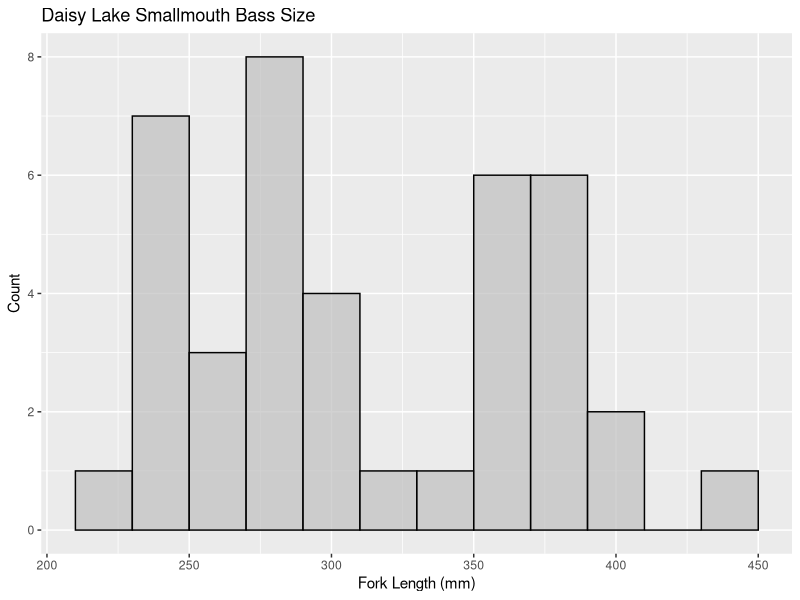
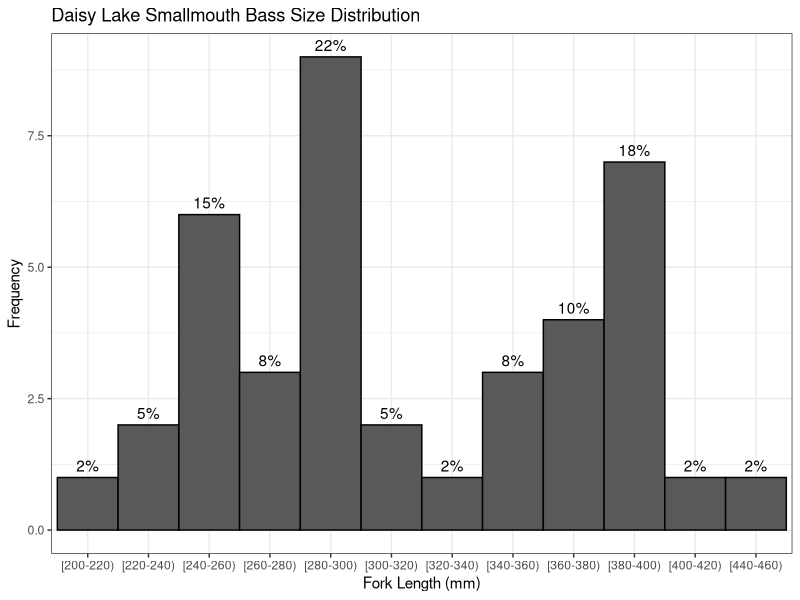
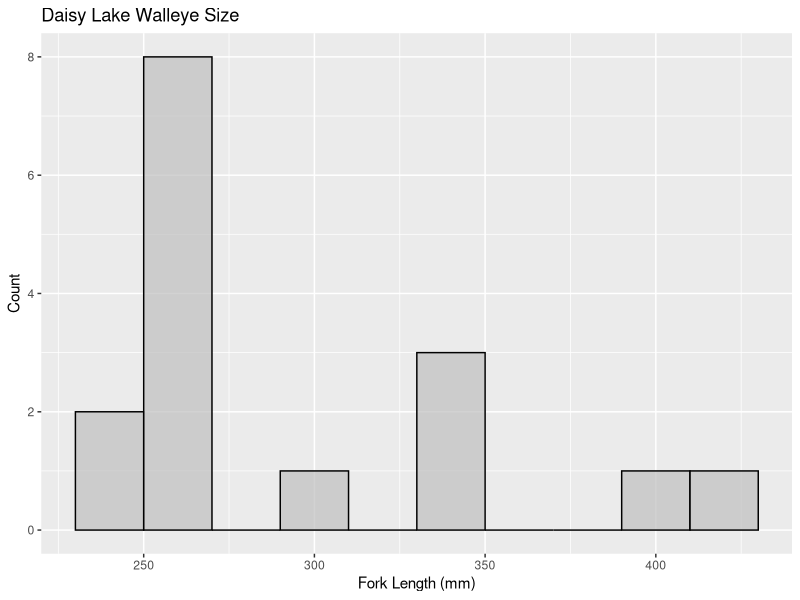
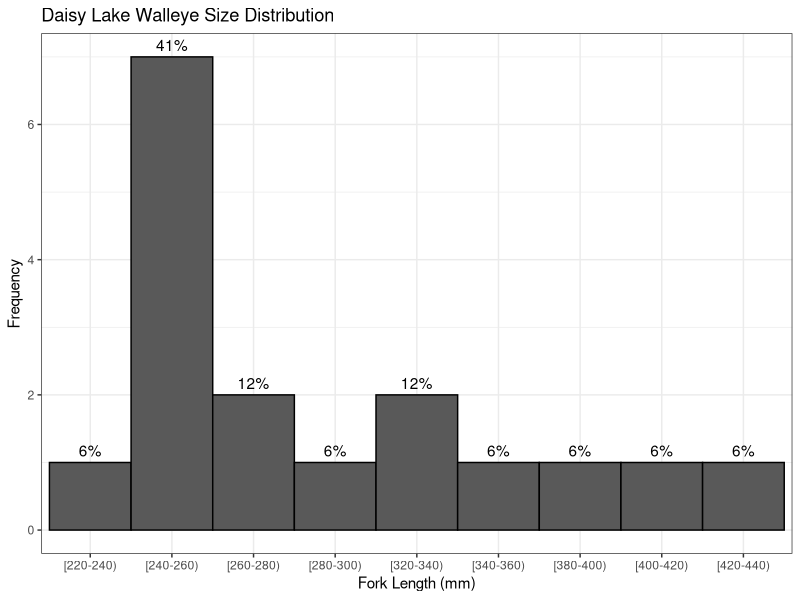

Source code (R) for these figures, in order:
## ---- chunk 1
knitr::opts_chunk$set(echo = TRUE)
## ---- chunk 2
library(tidyverse)
library(readr)

data <- read_csv("../data/studylakes_catchdata.csv")
data <- data[c(-20,-21,-22)]

## ---- chunk 3

largefish <- subset(data, data$FLEN>200)

## ---- chunk 4

daisylarge <- subset(largefish, largefish$FK_Survey_ID == "14")

##Subset by species w/ more than 10 samples - aka where we have to select on the gradient
#Smallmouth Bass
daisy_smb <- subset(daisylarge, daisylarge$`Species code` == "316")

#BINNING#
smb_breaks <- c(200, 220, 240, 260, 280, 300, 320, 340, 360, 380, 400, 420, 440, 460)
# specify interval/bin labels
smb_tags <- c("[200-220)","[220-240)", "[240-260)", "[260-280)", "[280-300)", "[300-320)","[320-340)", "[340-360)","[360-380)", "[380-400)", "[400-420)", "[420-440)", "[440-460)")
smb_group_tags <- cut(daisy_smb$FLEN, 
                  breaks=smb_breaks, 
                  include.lowest=TRUE, 
                  right=FALSE, 
                  labels=smb_tags)
v <- daisy_smb %>% select(FLEN, `Fish #`) #pick the variable 
smb_bin <- as_tibble(v) %>% 
  mutate(tag = case_when(
    FLEN < 220 ~ smb_tags[1],
    FLEN >= 220 & FLEN < 240 ~ smb_tags[2],
    FLEN >= 240 & FLEN < 260 ~ smb_tags[3],
    FLEN >= 260 & FLEN < 280 ~ smb_tags[4],
    FLEN >= 280 & FLEN < 300 ~ smb_tags[5],
    FLEN >= 300 & FLEN < 320 ~ smb_tags[6],
    FLEN >= 320 & FLEN < 340 ~ smb_tags[7],
    FLEN >= 340 & FLEN < 360 ~ smb_tags[8],
    FLEN >= 360 & FLEN < 380 ~ smb_tags[9],
    FLEN >= 380 & FLEN < 400 ~ smb_tags[10],
    FLEN >= 400 & FLEN < 420 ~ smb_tags[11],
    FLEN >= 420 & FLEN < 440 ~ smb_tags[12],
    FLEN >= 440 & FLEN < 460 ~ smb_tags[13]
    ))
summary(smb_bin)
smb_bin$tag <- factor(smb_bin$tag,
                       levels = smb_tags,
                       ordered = FALSE)
summary(smb_bin$tag)
##Frequencies based on bins
daisy_smb_freq<- plyr::count(smb_bin, "tag")
# Counts the number of observations according to FLEN
daisy_smb_freq$freqlbls <- as.character(daisy_smb_freq$freq)
# Calculating percent in each size class
daisy_smb_freq$pct <- round(daisy_smb_freq$freq/sum(daisy_smb_freq$freq)*100)
daisy_smb_freq$pctlbls <- as.character(daisy_smb_freq$pct)
# Adding % to the labels
daisy_smb_freq$pctlbls <- paste(daisy_smb_freq$pctlbls,"%",sep="")

#Walleye
daisy_walleye <- subset(daisylarge, daisylarge$`Species code` == "334")

#BINNING#
walleye_breaks <- c(220, 240, 260, 280, 300, 320, 340, 360, 380, 400, 420, 440)
# specify interval/bin labels
walleye_tags <- c("[220-240)", "[240-260)", "[260-280)", "[280-300)", "[300-320)","[320-340)", "[340-360)","[360-380)", "[380-400)", "[400-420)", "[420-440)")
walleye_group_tags <- cut(daisy_walleye$FLEN, 
                  breaks=walleye_breaks, 
                  include.lowest=TRUE, 
                  right=FALSE, 
                  labels=walleye_tags)
z <- daisy_walleye %>% select(FLEN, `Fish #`) #pick the variable 
walleye_bin <- as_tibble(z) %>% 
  mutate(tag = case_when(
    FLEN < 240 ~ walleye_tags[1],
    FLEN >= 240 & FLEN < 260 ~ walleye_tags[2],
    FLEN >= 260 & FLEN < 280 ~ walleye_tags[3],
    FLEN >= 280 & FLEN < 300 ~ walleye_tags[4],
    FLEN >= 300 & FLEN < 320 ~ walleye_tags[5],
    FLEN >= 320 & FLEN < 340 ~ walleye_tags[6],
    FLEN >= 340 & FLEN < 360 ~ walleye_tags[7],
    FLEN >= 360 & FLEN < 380 ~ walleye_tags[8],
    FLEN >= 380 & FLEN < 400 ~ walleye_tags[9],
    FLEN >= 400 & FLEN < 420 ~ walleye_tags[10],
    FLEN >= 420 & FLEN < 440 ~ walleye_tags[11]
    ))
summary(walleye_bin)
walleye_bin$tag <- factor(walleye_bin$tag,
                       levels = walleye_tags,
                       ordered = FALSE)
summary(walleye_bin$tag)
##Frequencies based on bins
daisy_walleye_freq<- plyr::count(walleye_bin, "tag")
# Counts the number of observations according to FLEN
daisy_walleye_freq$freqlbls <- as.character(daisy_walleye_freq$freq)
# Calculating percent in each size class
daisy_walleye_freq$pct <- round(daisy_walleye_freq$freq/sum(daisy_walleye_freq$freq)*100)
daisy_walleye_freq$pctlbls <- as.character(daisy_walleye_freq$pct)
# Adding % to the labels
daisy_walleye_freq$pctlbls <- paste(daisy_walleye_freq$pctlbls,"%",sep="")

## ---- chunk 5
##Size histogram
ggplot(data = daisy_smb, aes(FLEN)) + 
  geom_histogram(breaks=seq(210, 450, by = 20), 
                 col="black", 
                 fill="grey", 
                 alpha = .7) + 
  labs(title="Daisy Lake Smallmouth Bass Size", x="Fork Length (mm)", y="Count")

##Size histogram w/ percent labels
ggplot(data=daisy_smb_freq, aes(x=tag, y=freq))+
  geom_bar(stat="identity",width=1, colour = "black")+
  xlab("Fork Length (mm)")+
  ylab("Frequency")+
  ggtitle("Daisy Lake Smallmouth Bass Size Distribution")+
  scale_y_continuous()+
  scale_x_discrete()+
  geom_text(aes(label=pctlbls), vjust=-0.5)+
  theme_bw()


## ---- chunk 6
##Size histogram
ggplot(data = daisy_walleye, aes(FLEN)) + 
  geom_histogram(breaks=seq(230, 440, by = 20), 
                 col="black", 
                 fill="grey", 
                 alpha = .7) + 
  labs(title="Daisy Lake Walleye Size", x="Fork Length (mm)", y="Count")

##Size histogram w/ percent labels
ggplot(data=daisy_walleye_freq, aes(x=tag, y=freq))+
  geom_bar(stat="identity",width=1, colour = "black")+
  xlab("Fork Length (mm)")+
  ylab("Frequency")+
  ggtitle("Daisy Lake Walleye Size Distribution")+
  scale_y_continuous()+
  scale_x_discrete()+
  geom_text(aes(label=pctlbls), vjust=-0.5)+
  theme_bw()

